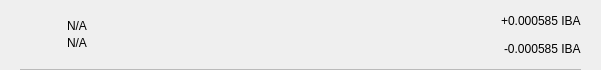
<?xml version="1.0" encoding="UTF-8"?>
<ui version="4.0">
 <class>TxRow</class>
 <widget class="QWidget" name="TxRow">
  <property name="geometry">
   <rect>
    <x>0</x>
    <y>0</y>
    <width>601</width>
    <height>70</height>
   </rect>
  </property>
  <property name="minimumSize">
   <size>
    <width>0</width>
    <height>40</height>
   </size>
  </property>
  <property name="windowTitle">
   <string>Form</string>
  </property>
  <layout class="QVBoxLayout" name="verticalLayout_3">
   <property name="spacing">
    <number>0</number>
   </property>
   <property name="leftMargin">
    <number>0</number>
   </property>
   <property name="topMargin">
    <number>0</number>
   </property>
   <property name="rightMargin">
    <number>0</number>
   </property>
   <property name="bottomMargin">
    <number>0</number>
   </property>
   <item>
    <widget class="QWidget" name="rowContainer" native="true">
     <layout class="QVBoxLayout" name="verticalLayout_2">
      <property name="spacing">
       <number>9</number>
      </property>
      <property name="leftMargin">
       <number>20</number>
      </property>
      <property name="topMargin">
       <number>9</number>
      </property>
      <property name="rightMargin">
       <number>20</number>
      </property>
      <property name="bottomMargin">
       <number>0</number>
      </property>
      <item>
       <widget class="QFrame" name="frame">
        <property name="styleSheet">
         <string notr="true">border:none;</string>
        </property>
        <property name="frameShape">
         <enum>QFrame::StyledPanel</enum>
        </property>
        <property name="frameShadow">
         <enum>QFrame::Raised</enum>
        </property>
        <layout class="QHBoxLayout" name="horizontalLayout" stretch="0,2,0">
         <property name="leftMargin">
          <number>0</number>
         </property>
         <property name="topMargin">
          <number>0</number>
         </property>
         <property name="rightMargin">
          <number>0</number>
         </property>
         <property name="bottomMargin">
          <number>0</number>
         </property>
         <item>
          <widget class="QPushButton" name="icon">
           <property name="focusPolicy">
            <enum>Qt::NoFocus</enum>
           </property>
           <property name="styleSheet">
            <string notr="true">border:none;</string>
           </property>
           <property name="text">
            <string/>
           </property>
           <property name="iconSize">
            <size>
             <width>28</width>
             <height>28</height>
            </size>
           </property>
          </widget>
         </item>
         <item>
          <layout class="QVBoxLayout" name="verticalLayout">
           <property name="spacing">
            <number>3</number>
           </property>
           <property name="leftMargin">
            <number>9</number>
           </property>
           <item>
            <widget class="QLabel" name="lblAddress">
             <property name="styleSheet">
              <string notr="true"/>
             </property>
             <property name="text">
              <string notr="true">N/A</string>
             </property>
             <property name="alignment">
              <set>Qt::AlignBottom|Qt::AlignLeading|Qt::AlignLeft</set>
             </property>
            </widget>
           </item>
           <item>
            <widget class="QLabel" name="lblDate">
             <property name="styleSheet">
              <string notr="true"/>
             </property>
             <property name="text">
              <string notr="true">N/A</string>
             </property>
             <property name="alignment">
              <set>Qt::AlignLeading|Qt::AlignLeft|Qt::AlignTop</set>
             </property>
            </widget>
           </item>
          </layout>
         </item>
         <item>
          <widget class="QWidget" name="containerAmounts" native="true">
           <property name="minimumSize">
            <size>
             <width>80</width>
             <height>0</height>
            </size>
           </property>
           <layout class="QVBoxLayout" name="verticalLayout_4">
            <property name="leftMargin">
             <number>0</number>
            </property>
            <property name="topMargin">
             <number>0</number>
            </property>
            <property name="rightMargin">
             <number>0</number>
            </property>
            <property name="bottomMargin">
             <number>0</number>
            </property>
            <item alignment="Qt::AlignRight">
             <widget class="QLabel" name="lblAmountTop">
              <property name="styleSheet">
               <string notr="true"/>
              </property>
              <property name="text">
               <string>+0.000585 IBA</string>
              </property>
             </widget>
            </item>
            <item alignment="Qt::AlignRight">
             <widget class="QLabel" name="lblAmountBottom">
              <property name="styleSheet">
               <string notr="true"/>
              </property>
              <property name="text">
               <string>-0.000585 IBA</string>
              </property>
             </widget>
            </item>
           </layout>
          </widget>
         </item>
        </layout>
       </widget>
      </item>
      <item>
       <widget class="QLabel" name="lblDivisory">
        <property name="minimumSize">
         <size>
          <width>0</width>
          <height>1</height>
         </size>
        </property>
        <property name="maximumSize">
         <size>
          <width>16777215</width>
          <height>1</height>
         </size>
        </property>
        <property name="styleSheet">
         <string notr="true">background-color:#bababa;</string>
        </property>
        <property name="text">
         <string/>
        </property>
        <property name="alignment">
         <set>Qt::AlignBottom|Qt::AlignLeading|Qt::AlignLeft</set>
        </property>
       </widget>
      </item>
     </layout>
    </widget>
   </item>
  </layout>
 </widget>
 <resources/>
 <connections/>
</ui>
